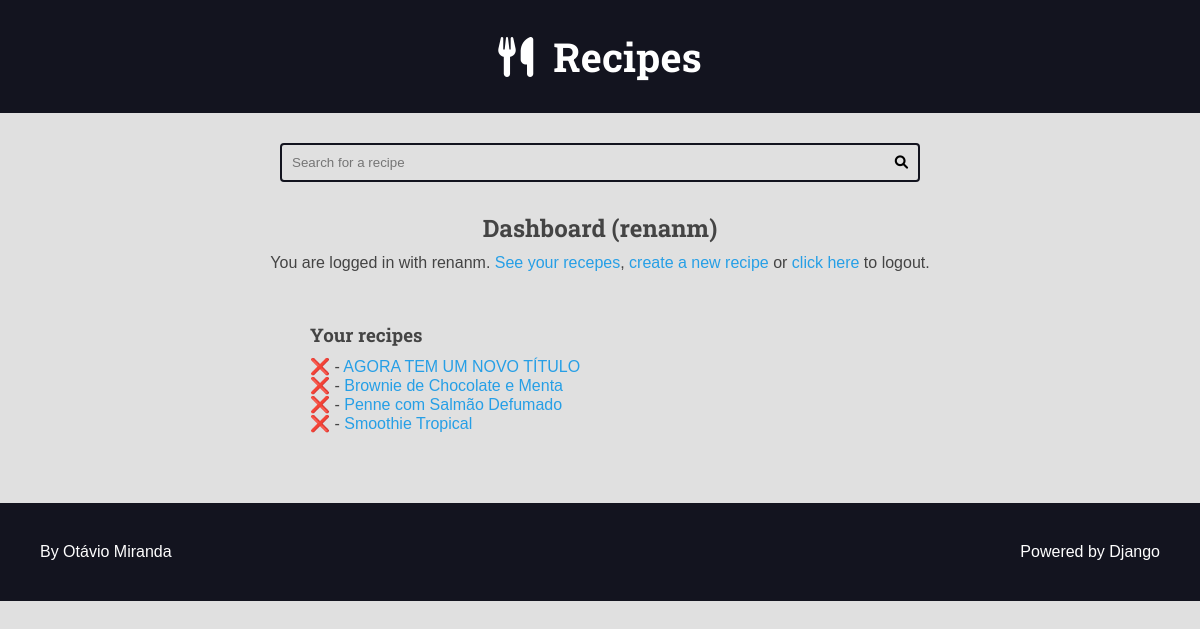
Page /authors/dashboard/ (signed in) on the earlier database version.
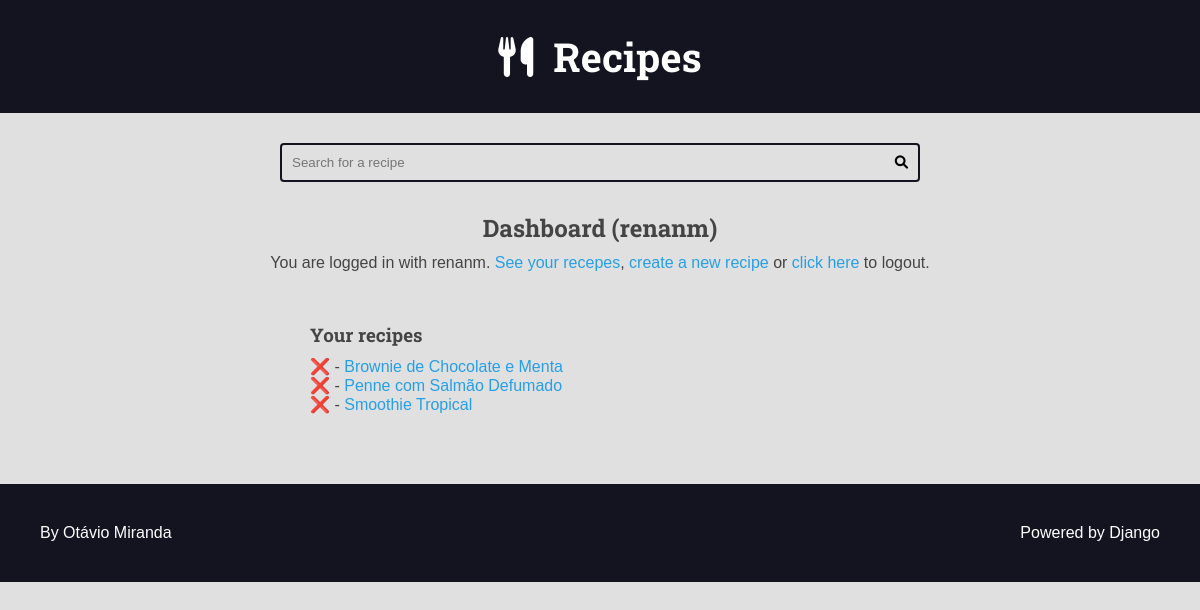
Same page on the later database version.
### recipes/models.py (models this page shows, shortened)
class Recipe(models.Model):
    title = models.CharField(max_length=65)
    description = models.CharField(max_length=165)
    slug = models.SlugField(unique=True)
    preparation_time = models.IntegerField()
    preparation_time_unit = models.CharField(max_length=65)
    servings = models.IntegerField()
    servings_unit = models.CharField(max_length=65)
    preparation_steps = models.TextField()
    preparation_step_is_html = models.BooleanField(default=False)
    created_at = models.DateTimeField(auto_now_add=True)
    updated_at = models.DateTimeField(auto_now=True)
    is_published = models.BooleanField(default=False)
    cover = models.ImageField(
        upload_to='recipes/covers/%Y/%m/%d/', blank=True, default='')
    category = models.ForeignKey(
        Category, on_delete=models.SET_NULL, null=True, blank=True, default=None,
    )
    author = models.ForeignKey(
        User, on_delete=models.SET_NULL, null=True
    )

### authors/views.py (the view)
# urls.py: path('dashboard/', views.dashboard, name='dashboard'),
@login_required(login_url='authors:login', redirect_field_name='next')
def dashboard(request):
    recipes = Recipe.objects.filter(
        is_published=False,
        author=request.user,
    )
    return render(
        request,
        'authors/pages/dashboard.html',
        context={
            'recipes': recipes,
        }
    )

### authors/templates/authors/pages/dashboard.html (shortened to what this page needs)
{% extends 'global/base.html' %}
{% block content %}
  <div class="main-content center container">
    <h2>Dashboard ({{ user }})</h2>
    {% include 'authors/partials/login_message.html' %}
    <div class="authors-dashboard-container">
      <h3>Your recipes</h3>
      <ul>
        {% for recipe in recipes %}
          <li>
            <form class="inline-form form-delete" action="{% url 'authors:dashboard_recipe_delete' %}" method="POST">
              <button class="plaintext-button" type="submit">❌</button>
            </form> -
            <a href="{% url 'authors:dashboard_recipe_edit' recipe.id %}">{{ recipe.title }}</a>
          </li>
        {% empty %}
          <li>
            <p>You do not have recipes, please create one.</p>
          </li>
        {% endfor %}
      </ul>
    </div>
  </div>
{% endblock content %}

Differences in the rows shown:
removed Recipe: title "AGORA TEM UM NOVO TÍTULO"
